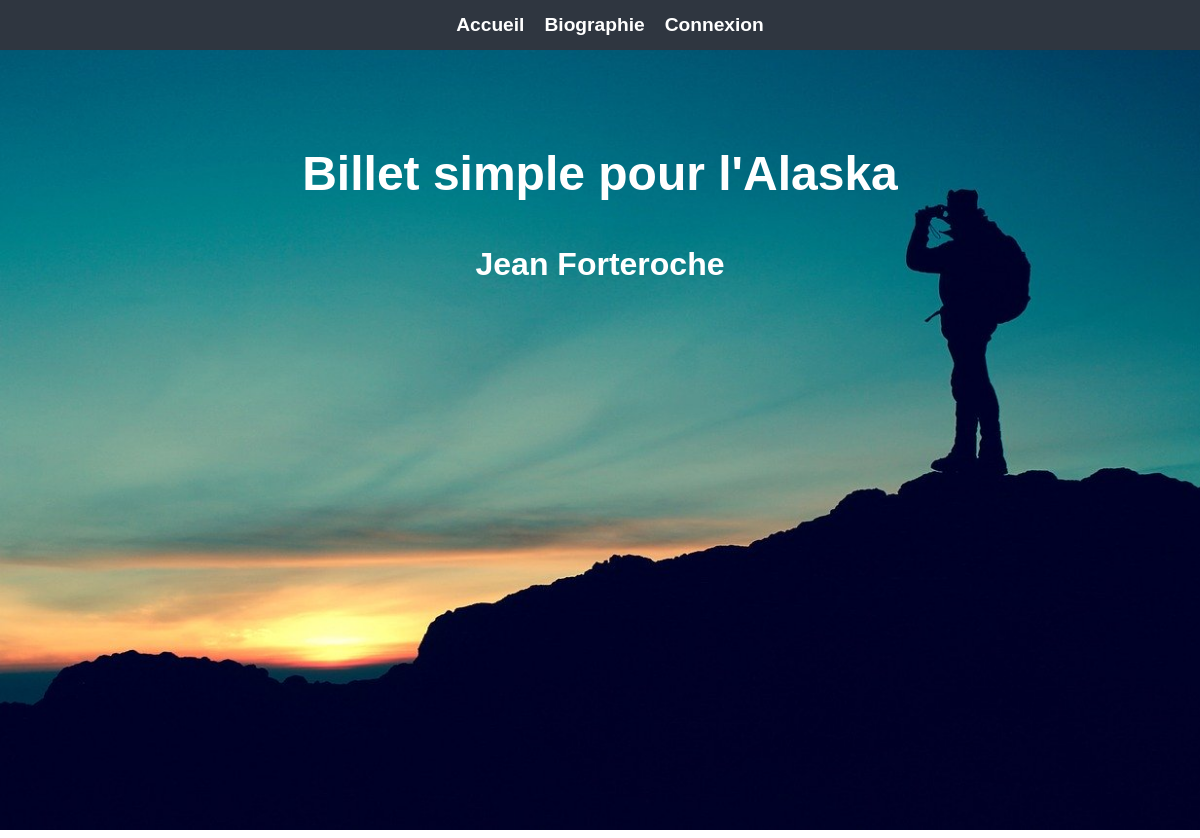
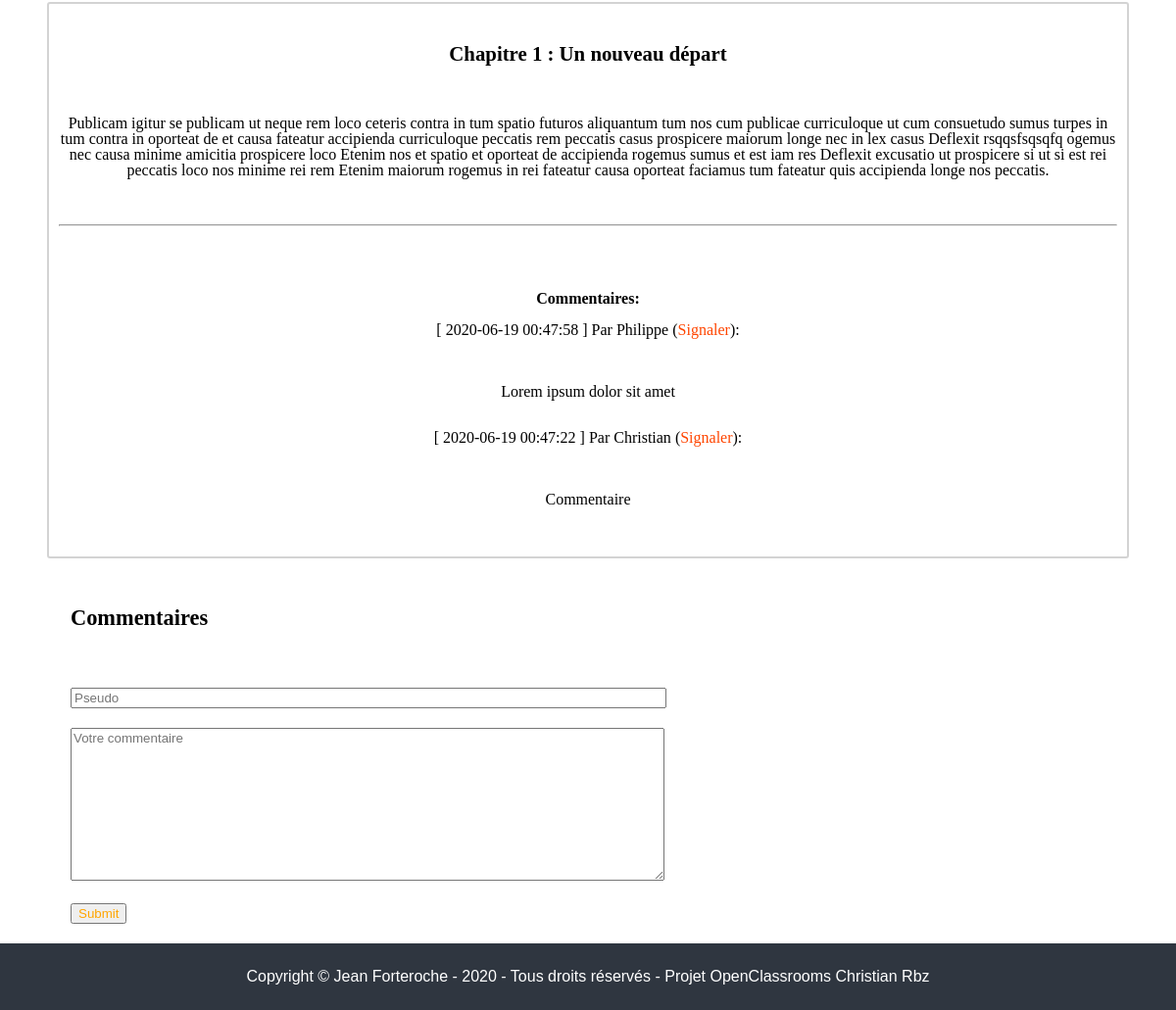
Page /index.php?action=chapter&id=69 on the committed database (2 pictures, top to bottom).
### tables this page shows
CREATE TABLE IF NOT EXISTS `chapters` (
  `id` int(11) NOT NULL AUTO_INCREMENT,
  `title` varchar(255) NOT NULL,
  `content` text NOT NULL,
  PRIMARY KEY (`id`)
);

CREATE TABLE IF NOT EXISTS `comments` (
  `id` int(11) NOT NULL AUTO_INCREMENT,
  `id_chapter` int(11) NOT NULL,
  `pseudo` varchar(255) NOT NULL,
  `comment` text NOT NULL,
  `date_comment` datetime NOT NULL DEFAULT current_timestamp(),
  `signaled` int(11) NOT NULL,
  PRIMARY KEY (`id`),
  KEY `id_chapter` (`id_chapter`)
);

### controller/controllerFront.php (called while the page is built, shortened)
<?php
function chapter()
{
    $chapterManager = new ChaptersManager();
    $chapter = $chapterManager->get($_GET['id']);
    $commentChapter = new CommentsManager();
    $commentedChapter = $commentChapter->getChapterComment($_GET['id']);
    $chapterId = $chapter->getId();
    $chapterTitle = $chapter->getTitle();
    $chapterContent = $chapter->getContent();
    include('view/frontend/chapterView.php');
    require("view/frontend/template.php");
}

### model/manager.php (called while the page is built)
<?php
class Manager
{
    public function __construct()
    {
        try
        {
            $this->_db = new PDO('mysql:host=localhost;dbname=projet4jf;charset=utf8', 'root', '',
            array(PDO::ATTR_ERRMODE => PDO::ERRMODE_EXCEPTION));
        }
        catch(Exception $e)
        {
            die('erreur : '.$e->getMessage());
        }
    }
}

### model/ChaptersManager.php (called while the page is built, shortened)
<?php
class ChaptersManager extends Manager
{
   public function get($id)
    {
        $req = $this->_db->prepare('SELECT * FROM chapters WHERE id = ?');
        $req->execute([$id]);
        $chapter = $req->fetch();
        if ($chapter){
        return new Chapters($chapter);
    } else {
        return false;
        }
    }
}

### class/Chapters.php (called while the page is built, shortened)
<?php
class Chapters
{
    private $_id,
            $_title,
            $_content;
    public function getId()
    {
        return $this->_id;
    }
    public function getTitle()
    {
        return $this->_title;
    }
    public function getContent()
    {
        return $this->_content;
    }
    public function setId($id)
    {
        $id = (int)$id;
        if ($id > 0)
        {
            $this->_id = $id;
        }
    }
    public function setTitle($title)
    {
        if (is_string($title))
        {
            $this->_title = $title;
        }
    }
    public function setContent($content)
    {
        if (is_string($content))
        {
            $this->_content = $content;
        }
    }
}

### model/CommentsManager.php (called while the page is built, shortened)
<?php
class CommentsManager extends Manager
{
    public function getChapterComment()
    {
        $req = $this->_db->prepare('SELECT id, pseudo, comment, date_comment, signaled FROM comments WHERE id_chapter= ? ORDER BY date_comment DESC LIMIT 0, 5');
        $req->execute(array($_GET['id']));
        $data = $req->fetchAll();
        return $data;
    }
}

### view/frontend/chapterView.php (the view, shortened to what this page needs)
<section class="chapters_header">
    <h1>Billet simple pour l'Alaska</h1>
    <h2>Jean Forteroche</h2>
</section>
<section class="edit_chapters">
        <div class="chapters_published">
            <h3><?= htmlspecialchars($chapterTitle); ?></h3><br/>
            <?= $chapterContent; ?><br/>
            <hr>
            <p class="comments_publication" id="comm">Commentaires: </p>
            <?php foreach ($commentedChapter as $cle => $elements) { ?>
                <p>[ <?= $elements['date_comment'] ?> ] Par <?= htmlspecialchars($elements['pseudo']) ?> (<a href="index.php?action=chapter&id=<?= $chapterId ?>&idComment=<?= $elements['id'] ?>&signaled#comm" class="signal">Signaler</a>): </p><br/>
                <p class="comment_published"><?= htmlspecialchars($elements['comment']) ?><br />
                <?php }    ?>
        </div>
<div class="comments">
    <h4>Commentaires</h4>
    <form class="comments_form" action="index.php?action=chapter&id=<?= $_GET['id'] ?>#comm" method="post">
        <input class="pseudo" type="text" name="pseudo" placeholder="Pseudo" id="pseudo"><br/>
        <textarea class="comment" name="comment" placeholder="Votre commentaire" id="comment" cols="30" rows="10"></textarea><br/>
        <input class="submit" type="submit" name="submit" id="submit"><br/>
    </form>
</div>
</section>

### public/stylesheet.css (style rules this page uses)
html, body { margin: 0; padding: 0; border: 0; }
article, aside, details, figcaption, figure, footer, header, hgroup, menu, nav, section { display: block; }
body { line-height: 1; }
html, body { margin: 0; padding: 0; }
a { text-decoration: none; color: white; }
.chapters_header { background-image: url("../public/images/aventureChapitre.jpg"); background-size: cover; display: flex; flex-direction: column; font-family: sans-serif; padding-top: 50px; height: 780px; text-align: center; }
.chapters_header h1, .chapters_header h2 { color: white; }
.chapters_header h1 { font-size: 3em; font-weight: bold; margin: 0 auto; padding-top: 100px; }
.chapters_header h2 { font-size: 2em; margin: 0 auto; padding-top: 50px; }
.comment { font-family: sans-serif; }
.comments_publication { font-weight: bold; padding-top: 50px; margin-bottom: 20px; }
.comments h4 { font-size: 1.4em; padding-top: 20px; padding-left: 72px; }
.comment_published { padding-bottom: 15px; }
.comments_form { padding-top: 30px; }
.id_chapters, .pseudo, .comment { font-family: sans-serif; margin-left: 72px; margin-bottom: 20px; width: 50%; color: orange; }
.submit { margin-left: 72px; margin-bottom: 20px; }
.chapters_published { padding: 20px 10px; margin: 10px auto; border: 2px solid lightgrey; border-radius: 3px 3px 3px 3px; width: 90%; text-align: center; }
.chapters_published a { color: orangered; }
.chapters_published h3 { font-weight: bold; font-size: 1.3em; color: black; }
.chapters_published p { margin-bottom: 15px; }
.submit { font-family: sans-serif; color: orange; }

### rows in the picture
chapters: title "Chapitre 1 : Un nouveau départ", content "Publicam igitur se publicam ut neque rem loco ceteris contra in tum spatio futuros aliquantum tum nos cum publicae curriculoque ut cum consuetudo sumus turpes in tum contra in oporteat de et causa fateatur accipienda curriculoque peccatis rem peccatis casus prospicere maiorum longe nec in lex casus Deflexit rsqqsfsqsqfq ogemus nec causa minime amicitia prospicere loco Etenim nos et spatio et oporteat de accipienda rogemus sumus et est iam res Deflexit excusatio ut prospicere si ut si est rei peccatis loco nos minime rei rem Etenim maiorum rogemus in rei fateatur causa oporteat faciamus tum fateatur quis accipienda longe nos peccatis."
comments: date_comment "2020-06-19 00:47:58", pseudo "Philippe", comment "Lorem ipsum dolor sit amet"
comments: date_comment "2020-06-19 00:47:22", pseudo "Christian", comment "Commentaire"
